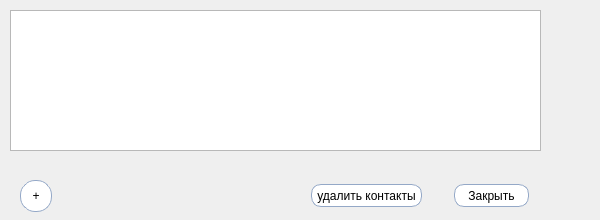
<?xml version="1.0" encoding="UTF-8"?>
<ui version="4.0">
 <class>DialogContact</class>
 <widget class="QDialog" name="DialogContact">
  <property name="geometry">
   <rect>
    <x>0</x>
    <y>0</y>
    <width>600</width>
    <height>220</height>
   </rect>
  </property>
  <property name="windowTitle">
   <string>Dialog</string>
  </property>
  <widget class="QPushButton" name="addContact">
   <property name="geometry">
    <rect>
     <x>20</x>
     <y>180</y>
     <width>32</width>
     <height>32</height>
    </rect>
   </property>
   <property name="styleSheet">
    <string notr="true">QPushButton{
 background-color: white;
 border-style: solid;
 border-width:1px;
 border-radius:15px;
 border-color:  rgb(148, 168, 199);
 max-width:30px;
 max-height:30px;
 min-width:30px;
 min-height:30px;
}

QPushButton:hover{
 background:rgb(219, 225, 233);
}

QPushButton:pressed{
background: rgb(185, 192, 202);
}</string>
   </property>
   <property name="text">
    <string>+</string>
   </property>
  </widget>
  <widget class="QTableWidget" name="tableWidget">
   <property name="geometry">
    <rect>
     <x>10</x>
     <y>10</y>
     <width>531</width>
     <height>141</height>
    </rect>
   </property>
  </widget>
  <widget class="QPushButton" name="pushButton_2">
   <property name="geometry">
    <rect>
     <x>311</x>
     <y>184</y>
     <width>111</width>
     <height>23</height>
    </rect>
   </property>
   <property name="styleSheet">
    <string notr="true">QPushButton{
border: 1px solid;
border-color: rgb(148, 168, 199);
border-radius: 10px;
background: white;
}

QPushButton:hover{
border-color: rgb(0, 0, 199);
}

QPushButton:pressed{
background: rgb(219, 225, 233);
}</string>
   </property>
   <property name="text">
    <string>удалить контакты</string>
   </property>
  </widget>
  <widget class="QPushButton" name="pushButton">
   <property name="geometry">
    <rect>
     <x>454</x>
     <y>184</y>
     <width>75</width>
     <height>23</height>
    </rect>
   </property>
   <property name="styleSheet">
    <string notr="true">QPushButton{
border: 1px solid;
border-color: rgb(148, 168, 199);
border-radius: 10px;
background: white;
}

QPushButton:hover{
border-color: rgb(0, 0, 199);
}

QPushButton:pressed{
background: rgb(219, 225, 233);
}</string>
   </property>
   <property name="text">
    <string>Закрыть</string>
   </property>
  </widget>
 </widget>
 <resources/>
 <connections/>
</ui>
